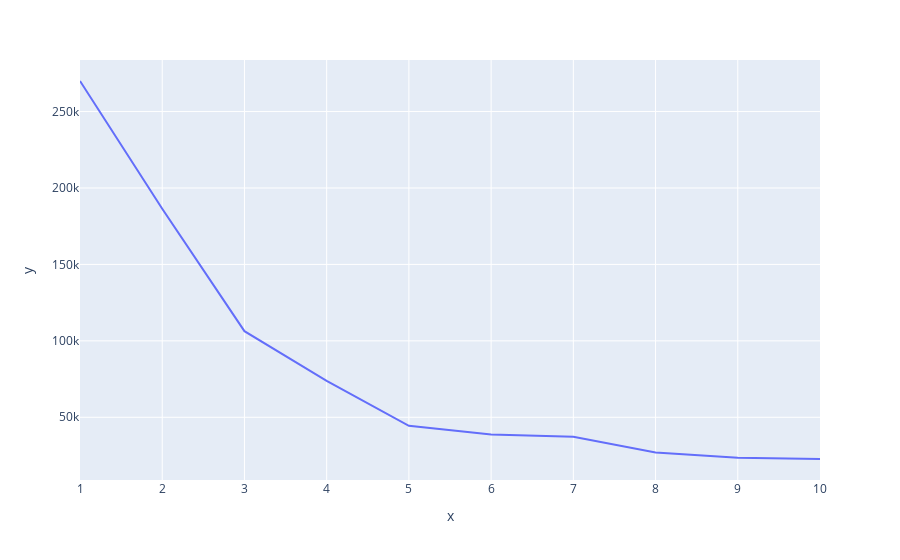

Notebook cell for this chart:
### Code cell
fig = px.line(x = range(1,11),y = wcss)
fig.show()

### Figure 1 — Plotly figure (JSON) as saved in the notebook; plotly's stock layout.template omitted (floating-point values rounded to 4 significant figures)
{"data": [{"hovertemplate": "x=%{x}<br>y=%{y}<extra></extra>", "legendgroup": "", "line": {"color": "#636efa", "dash": "solid"}, "marker": {"symbol": "circle"}, "mode": "lines", "name": "", "orientation": "v", "showlegend": false, "type": "scatter", "x": [1, 2, 3, 4, 5, 6, 7, 8, 9, 10], "xaxis": "x", "y": [270000.0, 186400.0, 106300.0, 73880.0, 44450.0, 38810.0, 37230.0, 26980.0, 23530.0, 22710.0], "yaxis": "y"}], "layout": {"legend": {"tracegroupgap": 0}, "margin": {"t": 60}, "xaxis": {"anchor": "y", "domain": [0, 1], "title": {"text": "x"}}, "yaxis": {"anchor": "x", "domain": [0, 1], "title": {"text": "y"}}}}
